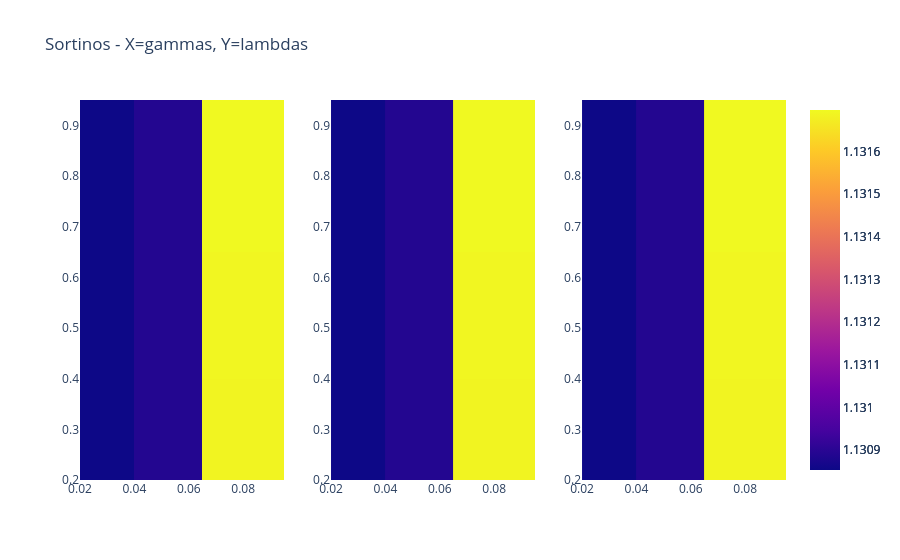

The notebook cell this image was saved under:
### Code cell
sortinos_img = make_subplots(rows=1, cols=3)
sortinos_img.add_trace(go.Heatmap(x=gammas, y=lambdas, z=sortinos[:,:,0]), row=1, col=1)
sortinos_img.add_trace(go.Heatmap(x=gammas, y=lambdas, z=sortinos[:,:,1]), row=1, col=2)
sortinos_img.add_trace(go.Heatmap(x=gammas, y=lambdas, z=sortinos[:,:,2]), row=1, col=3)
sortinos_img.update_layout(title="Sortinos - X=gammas, Y=lambdas")
sortinos_img.show()

### Figure 1 — Plotly figure (JSON) as saved in the notebook; plotly's stock layout.template omitted (floating-point values rounded to 4 significant figures)
{"data": [{"type": "heatmap", "x": [0.03, 0.05, 0.08], "xaxis": "x", "y": [0.3, 0.5, 0.8], "yaxis": "y", "z": [[1.131, 1.131, 1.132], [1.131, 1.131, 1.132], [1.131, 1.131, 1.132]]}, {"type": "heatmap", "x": [0.03, 0.05, 0.08], "xaxis": "x2", "y": [0.3, 0.5, 0.8], "yaxis": "y2", "z": [[1.131, 1.131, 1.132], [1.131, 1.131, 1.132], [1.131, 1.131, 1.132]]}, {"type": "heatmap", "x": [0.03, 0.05, 0.08], "xaxis": "x3", "y": [0.3, 0.5, 0.8], "yaxis": "y3", "z": [[1.131, 1.131, 1.132], [1.131, 1.131, 1.132], [1.131, 1.131, 1.132]]}], "layout": {"title": {"text": "Sortinos - X=gammas, Y=lambdas"}, "xaxis": {"anchor": "y", "domain": [0, 0.2889]}, "xaxis2": {"anchor": "y2", "domain": [0.3556, 0.6444]}, "xaxis3": {"anchor": "y3", "domain": [0.7111, 1]}, "yaxis": {"anchor": "x", "domain": [0, 1]}, "yaxis2": {"anchor": "x2", "domain": [0, 1]}, "yaxis3": {"anchor": "x3", "domain": [0, 1]}}}
